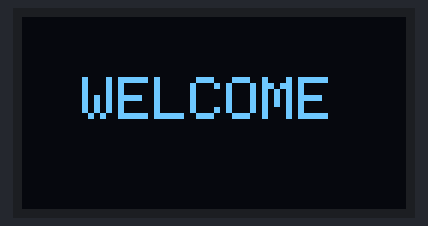
Bench run of a sketch on a simulated ESP32. On the bench: 128×64 one-colour display.

Above: at 0.1 s.

The sketch:

display.ino
```cpp
#include <Adafruit_GFX.h>
#include <Adafruit_SSD1306.h>
#include <Wire.h>

#define SCREEN_WIDTH 128  // OLED display width, in pixels
#define SCREEN_HEIGHT 64  // OLED display height, in pixels

Adafruit_SSD1306 display(SCREEN_WIDTH, SCREEN_HEIGHT, &Wire, -1);
void setup(){
  Serial.begin(115200);
  Wire.begin(5, 4);

  if (!display.begin(SSD1306_SWITCHCAPVCC, 0x3C, false, false)) {
    Serial.println(F("SSD1306 allocation failed"));
    for (;;)
      ;  // Don't proceed, loop forever
  }
  display.clearDisplay();
  display.setTextSize(2);
  display.setTextColor(SSD1306_WHITE);
  display.setCursor(20, 20);  // Move cursor to x=0, y=20
  display.println("WELCOME");
  display.display();
}

void loop(){

}
```
